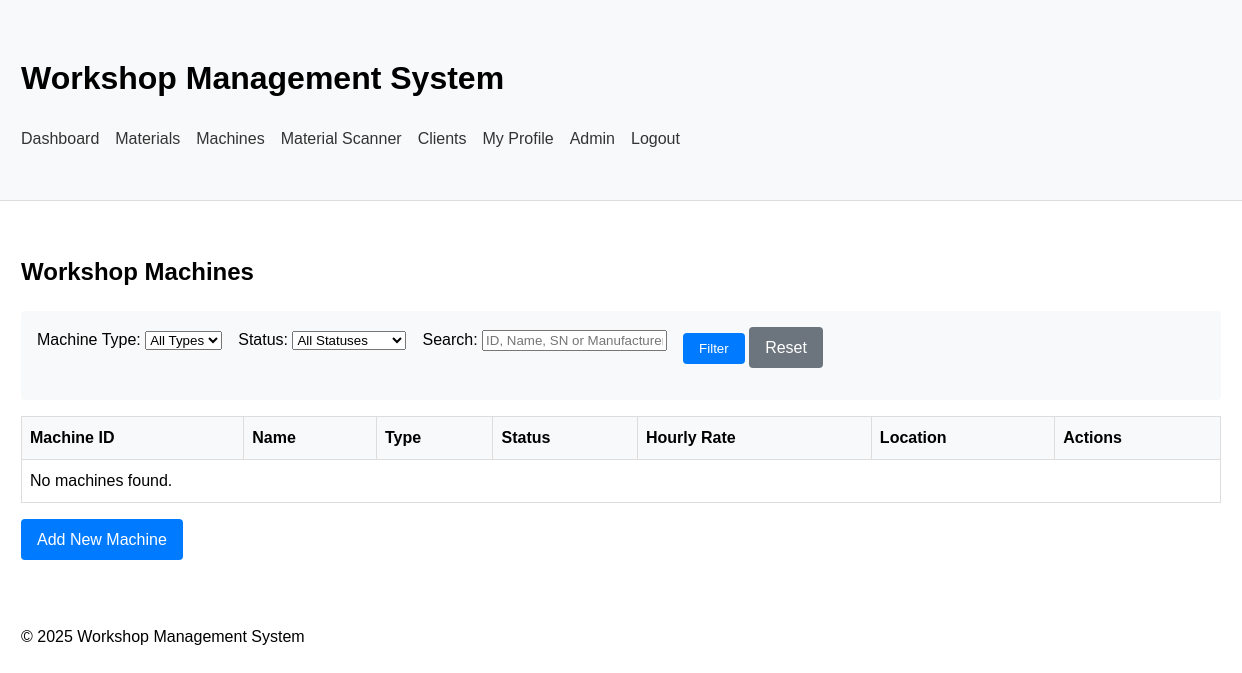
Before: /machines/ (signed in) with the older database file.
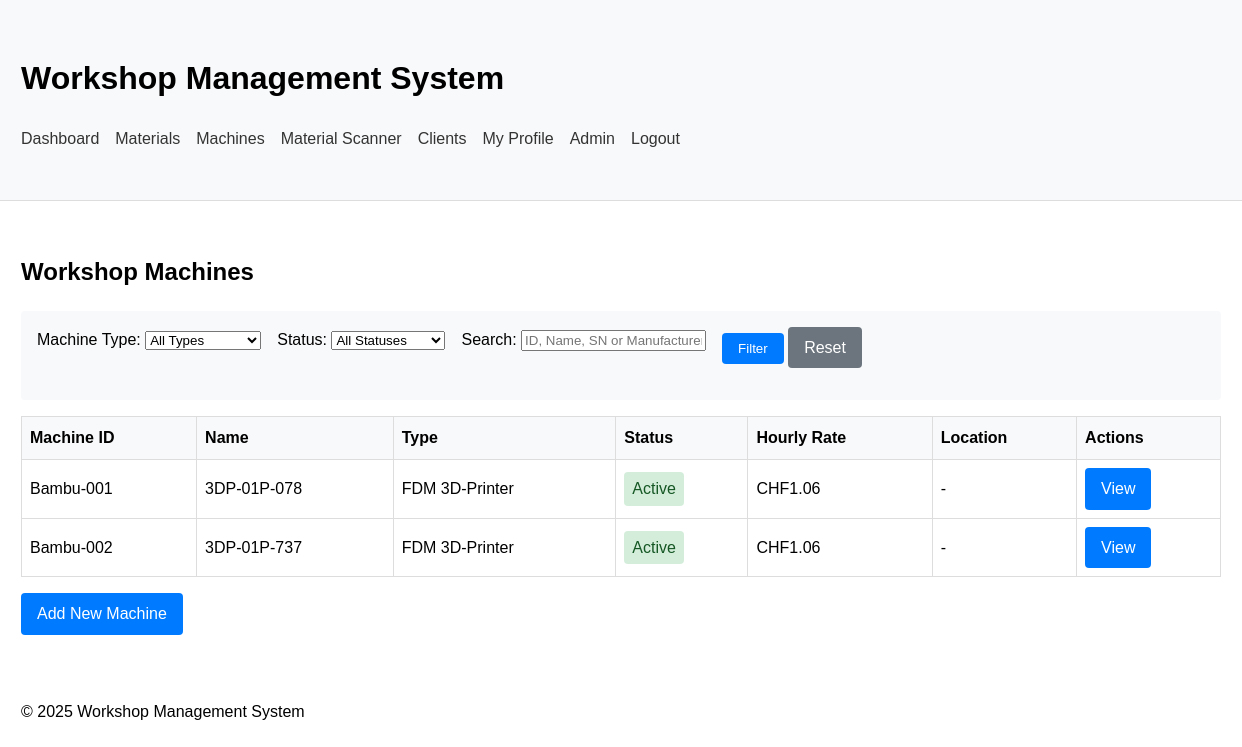
After: the same page with the newer database file.
### workshop_app/models/machine.py (models this page shows, shortened)
class Machine(models.Model):
    machine_id = models.CharField(max_length=15, unique=True)  # FDM-001
    name = models.CharField(max_length=100)  # Prusa MK3S+
    machine_type = models.ForeignKey(MachineType, on_delete=models.CASCADE, related_name='machines')
    manufacturer = models.CharField(max_length=100, blank=True)
    model_number = models.CharField(max_length=100, blank=True)
    serial_number = models.CharField(max_length=100, blank=True)
    location_in_workshop = models.CharField(max_length=100, blank=True)
    purchase_date = models.DateField(null=True, blank=True)
    purchase_price = models.DecimalField(max_digits=10, decimal_places=2, null=True, blank=True)
    supplier = models.CharField(max_length=100, blank=True)
    warranty_end_date = models.DateField(null=True, blank=True)
    working_area = models.CharField(max_length=100, blank=True)  # LxWxH in mm
    power_requirements = models.CharField(max_length=100, blank=True)
    maximum_work_speed = models.CharField(max_length=50, blank=True)
    precision = models.CharField(max_length=50, blank=True)
    hourly_rate = models.DecimalField(max_digits=8, decimal_places=2, null=True, blank=True)
    setup_time = models.IntegerField(null=True, blank=True)  # minutes
    setup_rate = models.DecimalField(max_digits=8, decimal_places=2, null=True, blank=True)
    cleanup_time = models.IntegerField(null=True, blank=True)  # minutes
    cleanup_rate = models.DecimalField(max_digits=8, decimal_places=2, null=True, blank=True)
    STATUS_CHOICES = [
        ('active', 'Active'),
        ('maintenance', 'In Maintenance'),
        ('out_of_order', 'Out of Order')
    ]
    status = models.CharField(max_length=20, choices=STATUS_CHOICES, default='active')
    current_job = models.ForeignKey('workshop_app.Job', null=True, blank=True, on_delete=models.SET_NULL, related_name='assigned_machines')
    reserved_until = models.DateTimeField(null=True, blank=True)
    notes = models.TextField(blank=True, help_text="Additional notes about this machine")
    qr_code = models.ImageField(upload_to='qr_codes/machines/', blank=True)

class MachineType(models.Model):
    code = models.CharField(max_length=10, unique=True)  # FDM, DLP, CNC, etc.
    name = models.CharField(max_length=50)  # Full name
    description = models.TextField(blank=True)

### workshop_app/views/machine_views.py (the view, shortened to what this page needs)
# urls.py: path('machines/', machine_list, name='machine_list'),
@login_required
def machine_list(request):
    type_code = request.GET.get('type', '')
    search_query = request.GET.get('search', '')
    status_filter = request.GET.get('status', '')
    machines = Machine.objects.all()
    if type_code:
        machines = machines.filter(machine_type__code=type_code)
    if status_filter:
        machines = machines.filter(status=status_filter)
    machine_types = MachineType.objects.all()
    context = {
        'machines': machines,
        'machine_types': machine_types,
        'selected_type': type_code,
        'selected_status': status_filter,
        'search_query': search_query,
        'status_choices': Machine.STATUS_CHOICES,
    }
    return render(request, 'workshop_app/machines/list.html', context)

### workshop_app/templates/workshop_app/machines/list.html (shortened to what this page needs)
{% extends 'workshop_app/base.html' %}
{% block content %}
    <h2>Workshop Machines</h2>
    <div class="filter-form">
        <form method="get">
            <div style="display: flex; gap: 1rem; margin-bottom: 1rem; flex-wrap: wrap;">
                <div>
                    <label for="type">Machine Type:</label>
                    <select name="type" id="type" onchange="this.form.submit()">
                        <option value="">All Types</option>
                    </select>
                </div>
                <div>
                    <label for="status">Status:</label>
                    <select name="status" id="status" onchange="this.form.submit()">
                        <option value="">All Statuses</option>
                    </select>
                </div>
                <div>
                    <label for="search">Search:</label>
                    <input type="text" name="search" id="search" value="{{ search_query }}" placeholder="ID, Name, SN or Manufacturer">
                </div>
                <div>
                    <button type="submit" class="btn">Filter</button>
                    <a href="{% url 'workshop_app:machine_list' %}" class="btn btn-secondary">Reset</a>
                </div>
            </div>
        </form>
    </div>
    <table>
        <thead>
            <tr>
                <th>Machine ID</th>
                <th>Name</th>
                <th>Type</th>
                <th>Status</th>
                <th>Hourly Rate</th>
                <th>Location</th>
                <th>Actions</th>
            </tr>
        </thead>
        <tbody>
            {% for machine in machines %}
                <tr>
                    <td>{{ machine.machine_id }}</td>
                    <td>{{ machine.name }}</td>
                    <td>{{ machine.machine_type.name }}</td>
                    <td>
                        <span style="
                            display: inline-block;
                            padding: 0.25rem 0.5rem;
                            border-radius: 4px;
                            {% if machine.status == 'active' %}
                                background-color: #d4edda;
                                color: #155724;
                            {% elif machine.status == 'maintenance' %}
                                background-color: #fff3cd;
                                color: #856404;
                            {% else %}
                                background-color: #f8d7da;
                                color: #721c24;
                            {% endif %}
                        ">
                            {{ machine.get_status_display }}
                        </span>
                    </td>
                    <td>{% if machine.hourly_rate %}CHF{{ machine.hourly_rate }}{% else %}-{% endif %}</td>
                    <td>{{ machine.location_in_workshop|default:"-" }}</td>
                    <td>
                        <a href="{% url 'workshop_app:machine_detail' machine.machine_id %}" class="btn">View</a>
                    </td>
                </tr>
            {% empty %}
                <tr>
                    <td colspan="7">No machines found.</td>
                </tr>
            {% endfor %}
        </tbody>
    </table>
    <div style="margin-top: 1rem;">
        <a href="{% url 'workshop_app:machine_create' %}" class="btn">Add New Machine</a>
    </div>
{% endblock %}

### workshop_app/templates/workshop_app/base.html (shortened to what this page needs)
<!DOCTYPE html>
<html lang="en">
<head>
</head>
<body>
    <header class="header">
        <div class="container">
            <h1>Workshop Management System</h1>
            <nav>
                <ul class="nav">
                    <li><a href="{% url 'workshop_app:home' %}">Dashboard</a></li>
                    <li><a href="{% url 'workshop_app:material_list' %}">Materials</a></li>
                    <li><a href="{% url 'workshop_app:machine_list' %}">Machines</a></li>
                    <li><a href="{% url 'workshop_app:scanner' %}">Material Scanner</a></li>
                    <li><a href="{% url 'workshop_app:client_list' %}">Clients</a></li>
                    {% if user.is_authenticated %}
                        <li><a href="{% url 'workshop_app:profile' %}">My Profile</a></li>
                        {% if user.is_staff %}
                            <li><a href="{% url 'admin:index' %}">Admin</a></li>
                        {% endif %}
                        <li><a href="{% url 'logout' %}">Logout</a></li>
                    {% else %}
                        <li><a href="{% url 'login' %}">Login</a></li>
                    {% endif %}
                </ul>
            </nav>
        </div>
    </header>
    <main class="content">
        <div class="container">
            {% block content %}
            {% endblock %}
        </div>
    </main>
    <footer>
        <div class="container">
            <p>&copy; {% now "Y" %} Workshop Management System</p>
        </div>
    </footer>
</body>
</html>

### workshop_app/templates/workshop_app/base.html (style rules this page uses)
body { font-family: Arial, sans-serif; margin: 0; padding: 0; line-height: 1.6; }
.container { width: 100%; max-width: 1200px; margin: 0 auto; padding: 1rem; }
.header { background-color: #f8f9fa; padding: 1rem 0; border-bottom: 1px solid #ddd; }
.nav { display: flex; list-style: none; padding: 0; }
.nav li { margin-right: 1rem; }
.nav a { text-decoration: none; color: #333; }
.content { padding: 1rem 0; }
table { width: 100%; border-collapse: collapse; }
table, th, td { border: 1px solid #ddd; }
th, td { padding: 0.5rem; text-align: left; }
th { background-color: #f8f9fa; }
.btn { display: inline-block; padding: 0.5rem 1rem; background-color: #007bff; color: white; text-decoration: none; border-radius: 4px; border: none; cursor: pointer; }
.btn-secondary { background-color: #6c757d; }
.filter-form { margin-bottom: 1rem; padding: 1rem; background-color: #f8f9fa; border-radius: 4px; }

Changed rows visible on the page:
added Machine: machine_id "Bambu-001", name "3DP-01P-078", machine_type.name "FDM 3D-Printer", status "Active", hourly_rate "1.06", location_in_workshop "-"
added Machine: machine_id "Bambu-002", name "3DP-01P-737", machine_type.name "FDM 3D-Printer", status "Active", hourly_rate "1.06", location_in_workshop "-"
Other visible differences:
text no longer shown: "No machines found."
